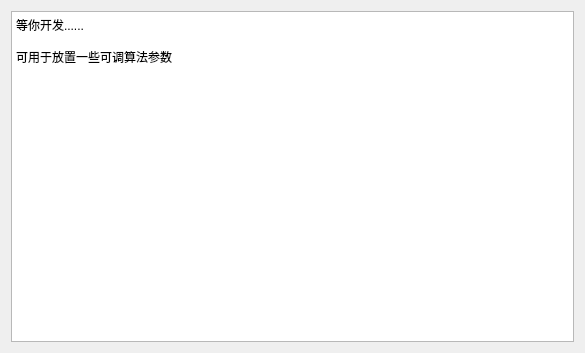
<?xml version="1.0" encoding="UTF-8"?>
<ui version="4.0">
 <class>Form</class>
 <widget class="QWidget" name="Form">
  <property name="geometry">
   <rect>
    <x>0</x>
    <y>0</y>
    <width>585</width>
    <height>353</height>
   </rect>
  </property>
  <property name="sizePolicy">
   <sizepolicy hsizetype="Expanding" vsizetype="Expanding">
    <horstretch>0</horstretch>
    <verstretch>0</verstretch>
   </sizepolicy>
  </property>
  <property name="windowTitle">
   <string>Processing1</string>
  </property>
  <layout class="QVBoxLayout" name="verticalLayout">
   <item>
    <widget class="QTextEdit" name="textEdit">
     <property name="html">
      <string>&lt;!DOCTYPE HTML PUBLIC &quot;-//W3C//DTD HTML 4.0//EN&quot; &quot;http://www.w3.org/TR/REC-html40/strict.dtd&quot;&gt;
&lt;html&gt;&lt;head&gt;&lt;meta name=&quot;qrichtext&quot; content=&quot;1&quot; /&gt;&lt;meta charset=&quot;utf-8&quot; /&gt;&lt;style type=&quot;text/css&quot;&gt;
p, li { white-space: pre-wrap; }
hr { height: 1px; border-width: 0; }
li.unchecked::marker { content: &quot;\2610&quot;; }
li.checked::marker { content: &quot;\2612&quot;; }
&lt;/style&gt;&lt;/head&gt;&lt;body style=&quot; font-family:'Microsoft YaHei UI'; font-size:9pt; font-weight:400; font-style:normal;&quot;&gt;
&lt;p style=&quot; margin-top:0px; margin-bottom:0px; margin-left:0px; margin-right:0px; -qt-block-indent:0; text-indent:0px;&quot;&gt;等你开发......&lt;/p&gt;
&lt;p style=&quot;-qt-paragraph-type:empty; margin-top:0px; margin-bottom:0px; margin-left:0px; margin-right:0px; -qt-block-indent:0; text-indent:0px;&quot;&gt;&lt;br /&gt;&lt;/p&gt;
&lt;p style=&quot; margin-top:0px; margin-bottom:0px; margin-left:0px; margin-right:0px; -qt-block-indent:0; text-indent:0px;&quot;&gt;可用于放置一些可调算法参数&lt;/p&gt;&lt;/body&gt;&lt;/html&gt;</string>
     </property>
    </widget>
   </item>
  </layout>
 </widget>
 <resources/>
 <connections/>
</ui>
